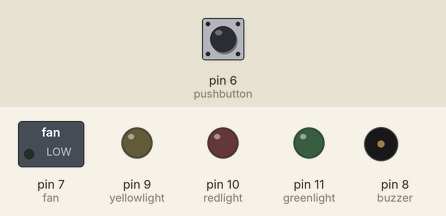
A sketch run on a simulated Arduino Uno, built with avr-gcc and run on an emulated ATmega328P. On the bench: switched loads named in the sketch (green lamp = pin HIGH), output pins drawn as LEDs (lit = HIGH), buzzer (waves = sounding, pin HIGH). Inputs (shaded band) come from the test bench; at power-on: pin 6 (pushbutton) HIGH.

Above: at 1.2 s.
1.3 s: pin 6 (pushbutton) pulled LOW for 0.15 s
At 2.2 s:
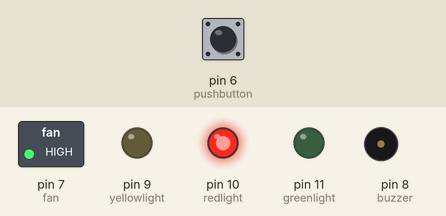
At 7.2 s:
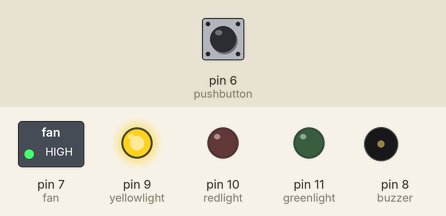
10.4 s: pin 6 (pushbutton) pulled LOW for 3.2 s
At 13.8 s:
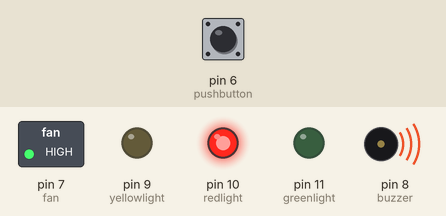
Timing chart, 0 to 26.8 s (numbered marks = the images above; inputs shaded):
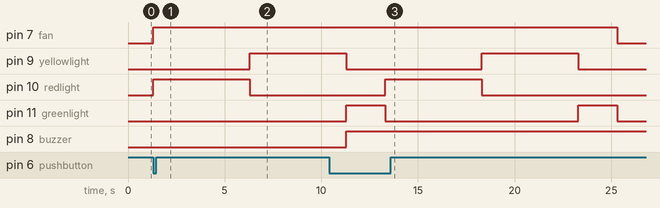

Measured:
- after the input at 1.3 s, pin 7 (fan): LOW → HIGH at once; pin 9 (yellowlight): LOW → HIGH after 5.0 s; pin 10 (redlight): LOW → HIGH at once, → LOW 5.0 s later
- after the input at 10.4 s, pin 7 (fan): HIGH → LOW after 14.9 s instead of 2.9 s; pin 10 (redlight): LOW → HIGH after 2.9 s, → LOW 5.0 s later
- by itself, pin 11 (greenlight): alternates HIGH for 2.0 s and LOW for 10.0 s

The sketch:

flatulence_fan.ino
```cpp
int pushbutton = 6;
int fan = 7;
int buzzer = 8;
int greenlight = 11;
int yellowlight = 9;
int redlight = 10;


void setup() {

  // put your setup code here, to run once:
pinMode(pushbutton, INPUT_PULLUP);
pinMode(fan, OUTPUT);
pinMode(buzzer, OUTPUT);
pinMode(greenlight, OUTPUT);
pinMode(yellowlight, OUTPUT);
pinMode(redlight, OUTPUT);

}

void loop() {

  // put your main code here, to run repeatedly:
  if (digitalRead(pushbutton)==LOW)
  {
    digitalWrite(fan, HIGH);
    digitalWrite(redlight, HIGH);
    delay (5000);
    digitalWrite(redlight, LOW);
    digitalWrite (yellowlight, HIGH);
    delay (5000);
    digitalWrite(yellowlight, LOW);
    digitalWrite(buzzer, HIGH);
    digitalWrite(greenlight, HIGH);
    delay (2000);
    digitalWrite (greenlight, LOW);
    digitalWrite (fan, LOW);
  }
}
```
